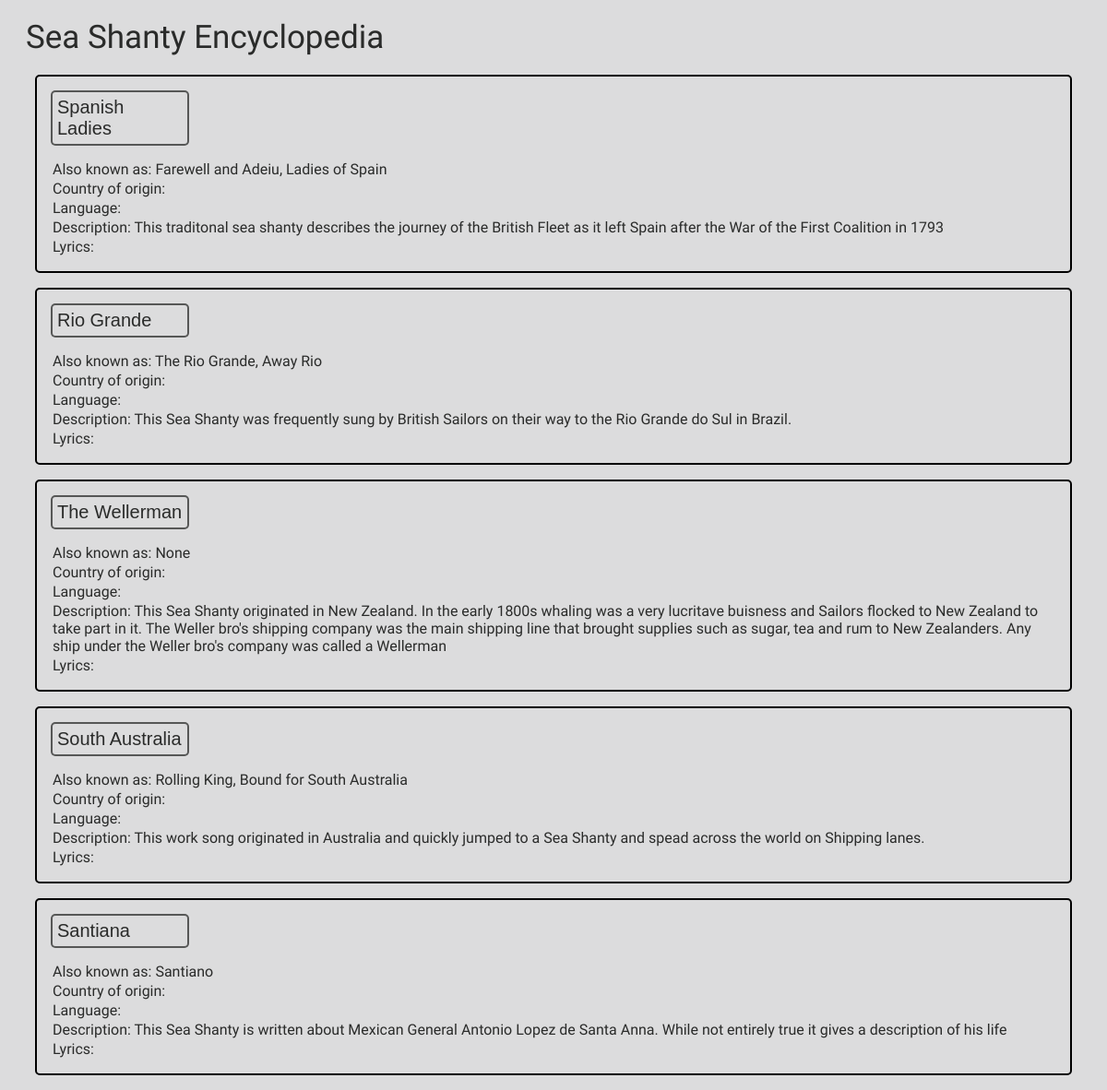
The page / on the database its author committed.
### SHE.py (models this page shows)
class seashanties(db.Model):
    ID = db.Column(db.Integer(), primary_key=True,)
    Name = db.Column(db.String(),unique=True)
    AltName = db.Column("Alternative_Names",db.String(),unique=True)
    Desc = db.Column("Description",db.String())

### SHE.py (the view)
@app.route('/', methods=["GET","POST"])
def home():
    shantys = None
    if request.form:
        shanty = seashanties(ID=request.form.get("ID"),Name=request.form.get("Name"),AltName=request.form.get("Alternative_Names"), Desc=request.form.get("Description"))  # Get the data from the database and add them to the seashanties class
        db.session.add(shanty)
        db.session.commit()
    return render_template("home.html", shantys = seashanties.query.all())  # Return the html template

### templates/home.html (shortened to what this page needs)
<!DOCTYPE html>
<html>
  <head>
    <link rel="stylesheet" href="/static/style.css">
  </head>
  <body>
    <p class="title">Sea Shanty Encyclopedia   </p>
      {% for shanty in shantys %}
      <div class="entry">
        <button class="btn" onclick="dropdown('box1')">{{shanty.Name}}</button>
          <p class="dropdownText"> Also known as: {{shanty.AltName}}</p>
          <p class="dropdownText"> Country of origin: </p>
          <p class="dropdownText"> Language: </p>
          <p class="dropdownText"> Description: {{shanty.Desc}}</p>
          <p class="dropdownText"> Lyrics: </p>
      </div>
      {% endfor %}
  </body>
</html>

### static/style.css (style rules this page uses)
:root { --c1: #DCDCDD; --c2: #2A2B2A; --c3: #1985A1; }
body { background-color: var(--c1); font-family: Hind; color: var(--c2); }
.title { font-size: 35px; margin: 20px; }
.dropdownText { margin:2px; }
.btn { border: solid; border-width: 2px; border-radius: 5px; color: var(--c2); font-size: 20px; background-color: var(--c1); border-color: rgba(42, 43, 42, 0.75); padding: 5px; width: 150px; text-align: left; text-decoration: none; outline: none; }
.entry { margin-left: 30px; margin-right: 30px; padding: 15px; border-style: solid; border-radius: 5px; border-color: black; border-width: 2px; }

### rows shown on the page
seashanties: Name "Spanish Ladies", AltName "Farewell and Adeiu, Ladies of Spain", Desc "This traditonal sea shanty describes the journey of the British Fleet as it left Spain after the War of the First Coalition in 1793"
seashanties: Name "Rio Grande", AltName "The Rio Grande, Away Rio", Desc "This Sea Shanty was frequently sung by British Sailors on their way to the Rio Grande do Sul in Brazil."
seashanties: Name "The Wellerman", AltName "None", Desc "This Sea Shanty originated in New Zealand. In the early 1800s whaling was a very lucritave buisness and Sailors flocked to New Zealand to take part in it. The Weller bro's shipping company was the main shipping line that brought supplies such as sugar, tea and rum to New Zealanders. Any ship under the Weller bro's company was called a Wellerman"
seashanties: Name "South Australia", AltName "Rolling King, Bound for South Australia", Desc "This work song originated in Australia and quickly jumped to a Sea Shanty and spead across the world on Shipping lanes."
seashanties: Name "Santiana", AltName "Santiano", Desc "This Sea Shanty is written about Mexican General Antonio Lopez de Santa Anna. While not entirely true it gives a description of his life"
